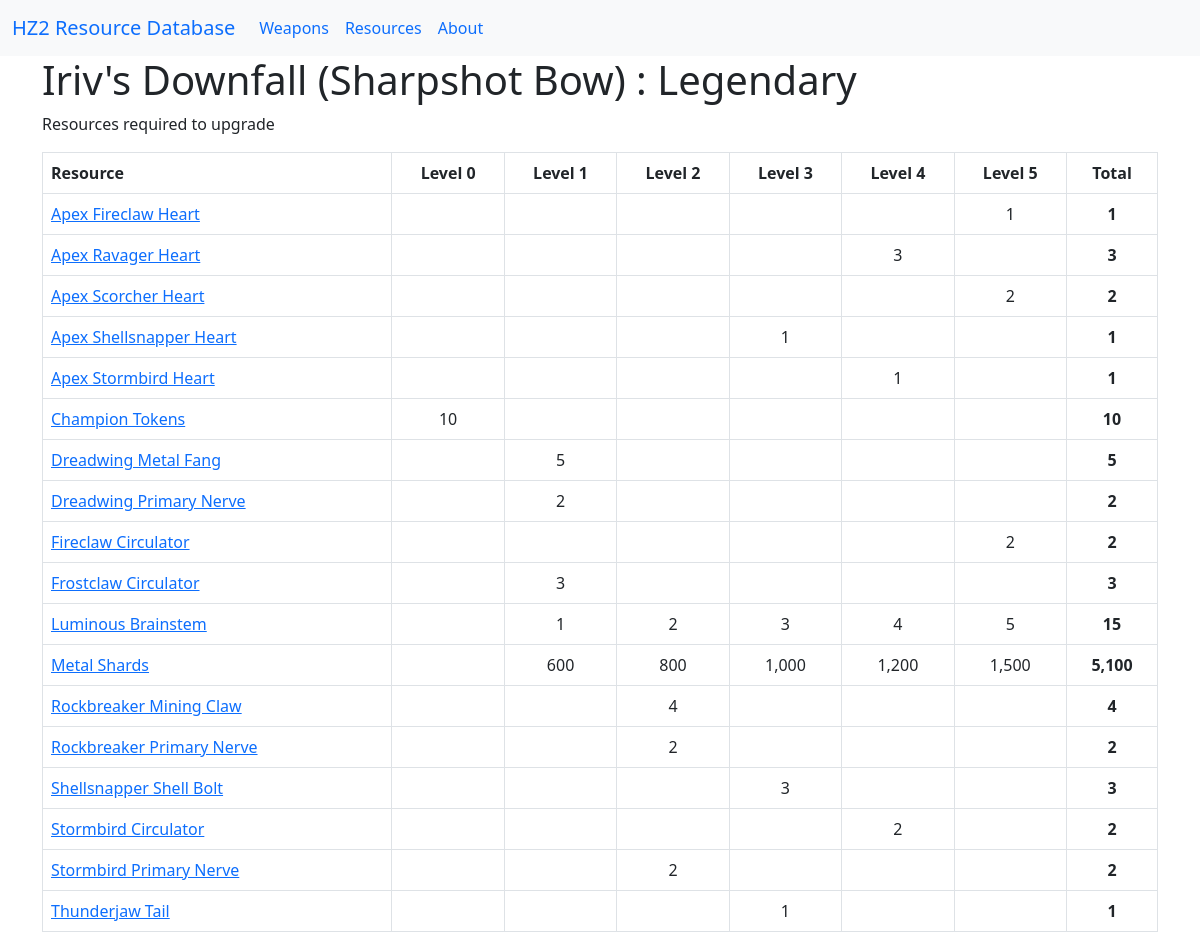
/weapon/10, run on the app's committed database.
### hz2/models.py (models this page shows, shortened)
class Weapon(db.Model):
    id = db.Column(db.Integer, primary_key=True)
    title = db.Column(db.Text, nullable=False)
    type_id = db.Column(db.Integer, db.ForeignKey('weapon_type.id'), nullable=False)
    rarity_id = db.Column(db.Integer, db.ForeignKey('rarity.id'), nullable=False)
    requirements = db.relationship('Weapon_requirement', backref='weapon',lazy=True)
    def __repr__(self):
        return f"Weapon({self.id},'{self.title},'{self.type.title}','{self.rarity.title}')"

class Weapon_type(db.Model):
    id = db.Column(db.Integer, primary_key=True)
    title = db.Column(db.Text, nullable=False, unique=True)
    weapons = db.relationship('Weapon', backref='type', lazy=True)

class Rarity(db.Model):
    id = db.Column(db.Integer, primary_key=True)
    title = db.Column(db.Text, nullable=False, unique=True)
    sortOrder = db.Column(db.Integer, unique=True)
    weapons = db.relationship('Weapon', backref='rarity', lazy=True)
    resources = db.relationship('Resource',backref='rarity', lazy=True)

class Resource(db.Model):
    id = db.Column(db.Integer, primary_key=True)
    title = db.Column(db.Text, nullable=False, unique=True)
    rarity_id = db.Column(db.Integer, db.ForeignKey('rarity.id'), nullable=False)
    type_id = db.Column(db.Integer, db.ForeignKey('resource_type.id'), nullable=False)
    requirements = db.relationship('Weapon_requirement', backref='resource', lazy=True)

### hz2/routes.py (the view)
@app.route("/weapon/<weapon_id>")
def weapon_detail(weapon_id):
    weapon = Weapon.query.filter_by(id=weapon_id).first()
    log.info(f"Weapon id : {weapon_id} results: {weapon}")
    if weapon == None:
        log.info(f"Weapon was not found. Loading weapon not found page")
        return render_template('not_found.html',title='Weapon not found', thing='weapon')
    w_reqs = Weapon_requirement.query.filter_by(weapon_id=weapon.id).all()
    if len(w_reqs) == 0:
        return render_template('weapon.html', title=f"Weapon - {weapon.title}", weapon=weapon, headings=None)
    log.debug(f"weapon requirement results= {w_reqs}")
    log.info(f"Weapon needs {len(w_reqs)} resources")
    log.info(f"Building list for panda")
    x_tmp_list=[]
    for x in range(0,6):
        x_tmp_list.append(['skip','Force minimum number of pivot columns',f'Level {x}',0])
    for req in w_reqs:
        x_tmp_list.append([req.resource_id,req.resource.title,req.level,req.amt_required])
    log.debug(f"x_tmp_list:\n {x_tmp_list}")
    log.info("Loading list into panda dataframe")
    x_tmp_df = pd.DataFrame(x_tmp_list, columns= ['resource_id','resource','level','amt_req'])
    log.debug(f"dataframe: {x_tmp_df}")
    log.info('Creating pivot table from dataframe')
    x_tmp_pivotTable = x_tmp_df.pivot_table(index=['resource','resource_id'],columns='level',values='amt_req', aggfunc=['sum'], margins=True, margins_name='Total').fillna(0).astype(int)
    log.debug(f"pivottable: {x_tmp_pivotTable}")
    log.info('Transform pivot data: Step 1 - pivot table -> csv string')
    x_tmp_pivot_string = x_tmp_pivotTable.to_csv(quoting=csv.QUOTE_NONNUMERIC,float_format=None)
    del x_tmp_pivotTable
    log.debug(f"pivottable -> string: {x_tmp_pivot_string}")
    log.info('Transform pivot data: Step 2 - csv string -> list')
    x_tmp_pivot_list = list(csv.reader(x_tmp_pivot_string.split('\n')))
    del x_tmp_pivot_string
    log.debug(f"string -> list: {x_tmp_pivot_list}")
    log.info('Transform pivot data: Step 3 - Create table header. Transform table data')
    del x_tmp_pivot_list[len(x_tmp_pivot_list)-2:len(x_tmp_pivot_list)]
    tbl_data = []
    r_numb = 0
    for x in x_tmp_pivot_list:
        if r_numb == 0 or r_numb == 2 or x[1] == 'skip': # do not append
            log.debug(f"{r_numb} : Skipped : {x}")
        elif r_numb == 1: # here is the header
            log.debug(f"{r_numb} : Header : {x}")
            headings = x
            headings[0] = 'Resource'
            log.debug(f"Table Header: {headings}")
        else: # this is data. Make it pretty
            log.debug(f"{r_numb} : MakePrtty : {x}")
            for col in range(2,len(x)):
                orgVal = x[col]
                testVal = int(x[col])
                if testVal > 0:
                    x[col] = '{:,}'.format(testVal)
                else:
                    x[col] = ""
            tbl_data.append(x)
        r_numb +=1
    log.debug(f"Table Data: {tbl_data}")
    log.info("Render the weapon page")
    return render_template('weapon.html', title=f"Weapon - {weapon.title}", weapon=weapon, header_row=headings, data=tbl_data)

### hz2/models.py (called while the page is built)
    def __repr__(self):
        return f"Weapon_requirement('{self.weapon_id}','{self.level}','{self.resource.title}','{self.resource.type.title}','{self.resource.rarity.title}','{self.amt_required}')"

### hz2/templates/weapon.html
{% extends "layout.html" %}
{% block content %}
<h1> {{ weapon.title }} ({{ weapon.type.title }}) : {{ weapon.rarity.title }}</h1>
{% if header_row %}
<p>Resources required to upgrade</p>
<table class="table  table-hover table-bordered" id='myTable'>
    <tr>
        <th>{{ header_row[0] }}</th>
        <th class="text-center">{{ header_row[2] }}</th>
        <th class="text-center">{{ header_row[3] }}</th>
        <th class="text-center">{{ header_row[4] }}</th>
        <th class="text-center">{{ header_row[5] }}</th>
        <th class="text-center">{{ header_row[6] }}</th>
        <th class="text-center">{{ header_row[7] }}</th>
        <th class="text-center">{{ header_row[8] }}</th>
    </tr>
    {% for row in data %}
    <tr>
        <td><a href="{{ url_for('resource_detail', id=row[1]) }}" class="link-primary">{{ row[0] }}</a>
        </td>
        <td class="text-center">{{ row[2] }}</td>
        <td class="text-center">{{ row[3] }}</td>
        <td class="text-center">{{ row[4] }}</td>
        <td class="text-center">{{ row[5] }}</td>
        <td class="text-center">{{ row[6] }}</td>
        <td class="text-center">{{ row[7] }}</td>
        <td class="text-center"><strong>{{ row[8] }}</strong></td>
    </tr>
    {% endfor %}
</table>
{% else %}
<p>No resources in database for upgrading weapon</p>
{% endif %}
{% endblock content %}

### hz2/templates/layout.html (shortened to what this page needs)
<!doctype html>
<html lang="en">
<head>
    <link href="https://cdn.jsdelivr.net/npm/bootstrap@5.1.3/dist/css/bootstrap.min.css" rel="stylesheet"
>
</head>
<body>
    <nav class="navbar navbar-expand-lg bg-light">
        <div class="container-fluid">
            <a class="navbar-brand" href="/">HZ2 Resource Database</a>
            <div class="collapse navbar-collapse" id="navbarNavAltMarkup">
                <div class="navbar-nav">
                    <a class="nav-link" aria-current="page" href="/allweapons">Weapons</a>
                    <a class="nav-link" href="/allresources">Resources</a>
                    <a class="nav-link" href="/about">About</a>
                </div>
            </div>
        </div>
    </nav>
    <div class="container">
        {% block content %}{% endblock %}
    </div>
</body>

### data on the page
Weapon: title "Iriv's Downfall"
Weapon_type: type "Sharpshot Bow"
Rarity: rarity "Legendary"
Resource: title "Apex Fireclaw Heart", type "1"
Resource: title "Apex Ravager Heart", row "3"
Resource: title "Apex Scorcher Heart", row "2"
Resource: title "Apex Shellsnapper Heart", type "1"
Resource: title "Apex Stormbird Heart", type "1"
Resource: title "Champion Tokens", row "10"
Resource: title "Dreadwing Metal Fang", row "5"
Resource: title "Dreadwing Primary Nerve", row "2"
Resource: title "Fireclaw Circulator", rarity "2"
Resource: title "Frostclaw Circulator", row "3"
Resource: title "Luminous Brainstem", type "1", row "2", row "3", rarity "4", row "5", row "15"
Resource: title "Metal Shards", row "600", row "800", row "1,000", row "1,200", row "1,500", row "5,100"
Resource: title "Rockbreaker Mining Claw", rarity "4"
Resource: title "Rockbreaker Primary Nerve", row "2"
Resource: title "Shellsnapper Shell Bolt", row "3"
Resource: title "Stormbird Circulator", rarity "2"
Resource: title "Stormbird Primary Nerve", row "2"
Resource: title "Thunderjaw Tail", row "1"

### other printed values
{{ header_row[0] }} "Resource"
{{ header_row[2] }} "Level 0"
{{ header_row[3] }} "Level 1"
{{ header_row[4] }} "Level 2"
{{ header_row[5] }} "Level 3"
{{ header_row[6] }} "Level 4"
{{ header_row[7] }} "Level 5"
{{ header_row[8] }} "Total"
